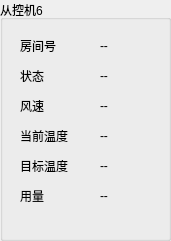
   <widget class="QGroupBox" name="groupBox_6">
    <property name="geometry">
     <rect>
      <x>600</x>
      <y>390</y>
      <width>171</width>
      <height>241</height>
     </rect>
    </property>
    <property name="title">
     <string>从控机6</string>
    </property>
    <widget class="QLabel" name="label_31">
     <property name="geometry">
      <rect>
       <x>20</x>
       <y>160</y>
       <width>54</width>
       <height>12</height>
      </rect>
     </property>
     <property name="text">
      <string>目标温度</string>
     </property>
    </widget>
    <widget class="QLabel" name="label_32">
     <property name="geometry">
      <rect>
       <x>20</x>
       <y>190</y>
       <width>54</width>
       <height>12</height>
      </rect>
     </property>
     <property name="text">
      <string>用量</string>
     </property>
    </widget>
    <widget class="QLabel" name="label_33">
     <property name="geometry">
      <rect>
       <x>20</x>
       <y>100</y>
       <width>54</width>
       <height>12</height>
      </rect>
     </property>
     <property name="text">
      <string>风速</string>
     </property>
    </widget>
    <widget class="QLabel" name="label_34">
     <property name="geometry">
      <rect>
       <x>20</x>
       <y>40</y>
       <width>54</width>
       <height>12</height>
      </rect>
     </property>
     <property name="text">
      <string>房间号</string>
     </property>
    </widget>
    <widget class="QLabel" name="label_35">
     <property name="geometry">
      <rect>
       <x>20</x>
       <y>70</y>
       <width>54</width>
       <height>12</height>
      </rect>
     </property>
     <property name="text">
      <string>状态</string>
     </property>
    </widget>
    <widget class="QLabel" name="label_36">
     <property name="geometry">
      <rect>
       <x>20</x>
       <y>130</y>
       <width>54</width>
       <height>12</height>
      </rect>
     </property>
     <property name="text">
      <string>当前温度</string>
     </property>
    </widget>
    <widget class="QLabel" name="statusLabel_6">
     <property name="geometry">
      <rect>
       <x>100</x>
       <y>70</y>
       <width>54</width>
       <height>12</height>
      </rect>
     </property>
     <property name="text">
      <string>--</string>
     </property>
    </widget>
    <widget class="QLabel" name="currentLabel_6">
     <property name="geometry">
      <rect>
       <x>100</x>
       <y>130</y>
       <width>54</width>
       <height>12</height>
      </rect>
     </property>
     <property name="text">
      <string>--</string>
     </property>
    </widget>
    <widget class="QLabel" name="targetLabel_6">
     <property name="geometry">
      <rect>
       <x>100</x>
       <y>160</y>
       <width>54</width>
       <height>12</height>
      </rect>
     </property>
     <property name="text">
      <string>--</string>
     </property>
    </widget>
    <widget class="QLabel" name="windLabel_6">
     <property name="geometry">
      <rect>
       <x>100</x>
       <y>100</y>
       <width>54</width>
       <height>12</height>
      </rect>
     </property>
     <property name="text">
      <string>--</string>
     </property>
    </widget>
    <widget class="QLabel" name="roomLabel_6">
     <property name="geometry">
      <rect>
       <x>100</x>
       <y>40</y>
       <width>54</width>
       <height>12</height>
      </rect>
     </property>
     <property name="text">
      <string>--</string>
     </property>
    </widget>
    <widget class="QLabel" name="usageLabel_6">
     <property name="geometry">
      <rect>
       <x>100</x>
       <y>190</y>
       <width>54</width>
       <height>12</height>
      </rect>
     </property>
     <property name="text">
      <string>--</string>
     </property>
    </widget>
   </widget>
